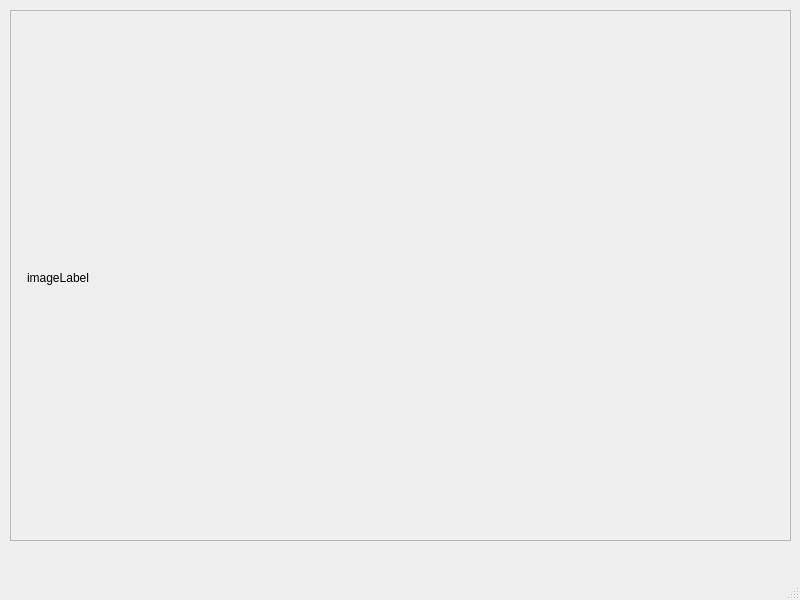
<?xml version="1.0" encoding="UTF-8"?>
<ui version="4.0">
 <class>ImageView</class>
 <widget class="QMainWindow" name="ImageView">
  <property name="geometry">
   <rect>
    <x>0</x>
    <y>0</y>
    <width>800</width>
    <height>600</height>
   </rect>
  </property>
  <property name="windowTitle">
   <string>MainWindow</string>
  </property>
  <widget class="QWidget" name="centralwidget">
   <widget class="QScrollArea" name="scrollArea">
    <property name="geometry">
     <rect>
      <x>10</x>
      <y>10</y>
      <width>781</width>
      <height>531</height>
     </rect>
    </property>
    <property name="widgetResizable">
     <bool>true</bool>
    </property>
    <widget class="QWidget" name="scrollAreaWidgetContents">
     <property name="geometry">
      <rect>
       <x>0</x>
       <y>0</y>
       <width>779</width>
       <height>529</height>
      </rect>
     </property>
     <widget class="QLabel" name="imageLabel">
      <property name="geometry">
       <rect>
        <x>16</x>
        <y>16</y>
        <width>751</width>
        <height>501</height>
       </rect>
      </property>
      <property name="text">
       <string>imageLabel</string>
      </property>
     </widget>
    </widget>
   </widget>
  </widget>
  <widget class="QStatusBar" name="statusbar"/>
  <action name="zoomInAct">
   <property name="text">
    <string>zoom in</string>
   </property>
   <property name="shortcut">
    <string>Ctrl++</string>
   </property>
  </action>
  <action name="zoomOutAct">
   <property name="text">
    <string>zoom out</string>
   </property>
   <property name="shortcut">
    <string>Ctrl+-</string>
   </property>
  </action>
  <action name="loadAct">
   <property name="text">
    <string>load</string>
   </property>
   <property name="shortcut">
    <string>Ctrl+O</string>
   </property>
  </action>
  <action name="normalSizeAct">
   <property name="text">
    <string>normalSize</string>
   </property>
  </action>
  <action name="actionSphere1">
   <property name="text">
    <string>sphere1</string>
   </property>
  </action>
  <action name="actionSphere2">
   <property name="text">
    <string>sphere 2</string>
   </property>
  </action>
  <action name="frame1Act">
   <property name="text">
    <string>frame 1</string>
   </property>
  </action>
  <action name="frame2Act">
   <property name="text">
    <string>frame 2</string>
   </property>
  </action>
  <action name="frame3Act">
   <property name="text">
    <string>frame 3</string>
   </property>
  </action>
  <action name="frame4Act">
   <property name="text">
    <string>frame 4</string>
   </property>
  </action>
  <action name="sphere1Act">
   <property name="text">
    <string>sphere 1</string>
   </property>
  </action>
  <action name="sphere2Act">
   <property name="text">
    <string>sphere 2</string>
   </property>
  </action>
  <action name="sphere3Act">
   <property name="text">
    <string>sphere 3</string>
   </property>
  </action>
  <action name="sphere4Act">
   <property name="text">
    <string>sphere 4</string>
   </property>
  </action>
  <action name="actionOff">
   <property name="text">
    <string>off</string>
   </property>
  </action>
  <action name="actionClear">
   <property name="text">
    <string>clear</string>
   </property>
  </action>
 </widget>
 <resources/>
 <connections/>
</ui>
